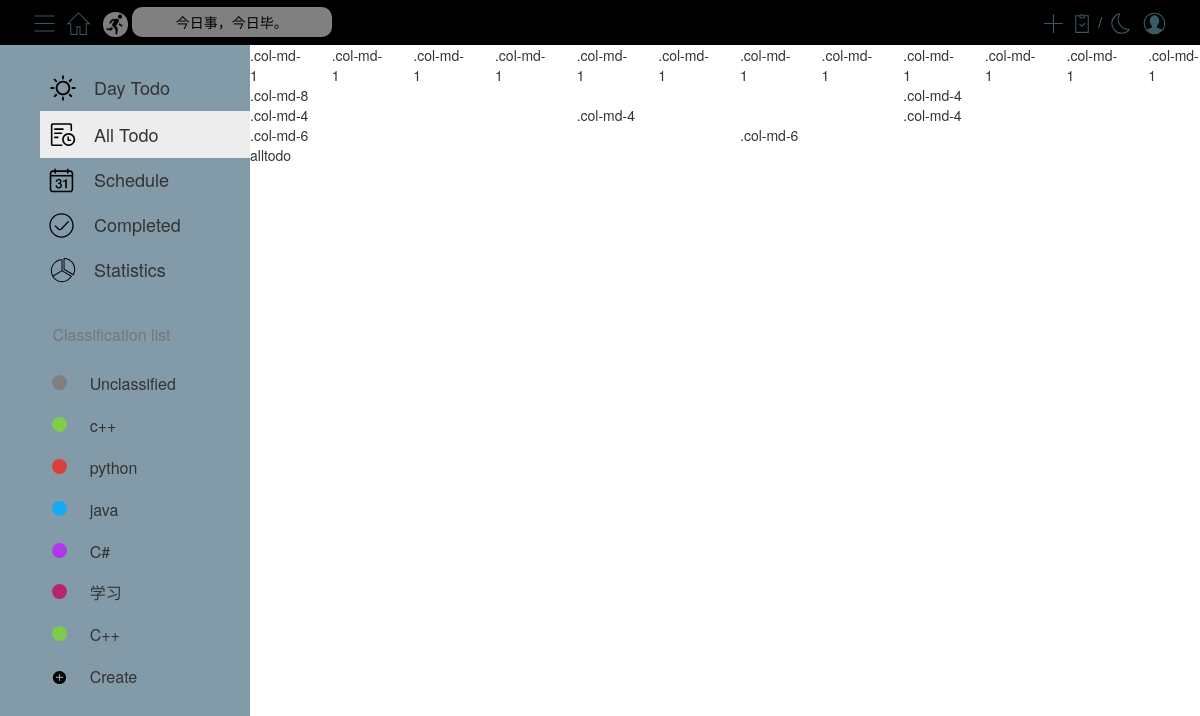
/all/ (signed in), run on an earlier commit of the app's database.
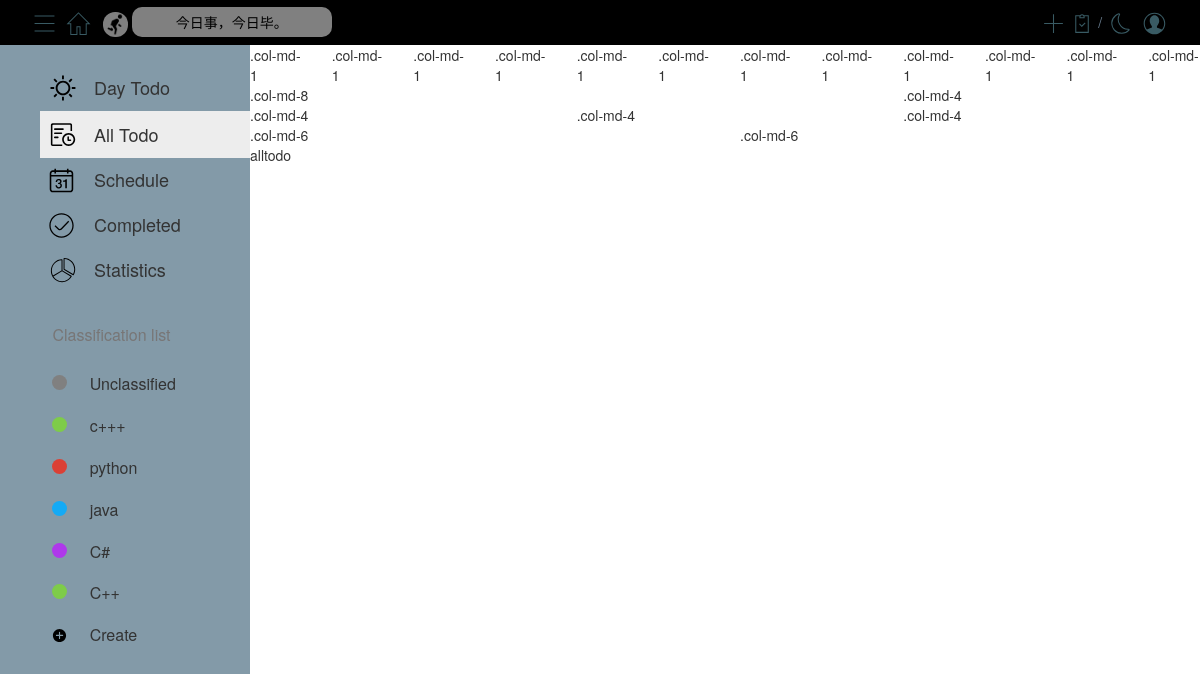
And on a later commit of the database.
### models.py (models this page shows)
class Class(db.Model):
    __tablename__ = 'class'
    cid = db.Column(db.Integer, primary_key=True, autoincrement=True)
    cname = db.Column(db.String(50), nullable=False)
    color = db.Column(db.String(50), nullable=False)
    uid = db.Column(db.Integer, db.ForeignKey('user.uid'), nullable=False)

### blueprints/all.py (the view)
@bp.route('/')
def index():
    if session.get('uid'):
        return render_template('all.html', modules=get_modules())
    else:
        return redirect(url_for('user.login'))

### utils.py (called while the page is built)
def get_modules():
    uid = session.get('uid')
    modules = Class.query.filter_by(uid=uid).all()
    res = []
    for module in modules:
        res.append({'id': module.cid, 'name': module.cname, 'color': module.color})
    return res

### templates/all.html
{% extends "base.html" %}
{% block content %}
  <div class="row">
    <div class="col-md-1">.col-md-1</div>
    <div class="col-md-1">.col-md-1</div>
    <div class="col-md-1">.col-md-1</div>
    <div class="col-md-1">.col-md-1</div>
    <div class="col-md-1">.col-md-1</div>
    <div class="col-md-1">.col-md-1</div>
    <div class="col-md-1">.col-md-1</div>
    <div class="col-md-1">.col-md-1</div>
    <div class="col-md-1">.col-md-1</div>
    <div class="col-md-1">.col-md-1</div>
    <div class="col-md-1">.col-md-1</div>
    <div class="col-md-1">.col-md-1</div>
  </div>
  <div class="row">
    <div class="col-md-8">.col-md-8</div>
    <div class="col-md-4">.col-md-4</div>
  </div>
  <div class="row">
    <div class="col-md-4">.col-md-4</div>
    <div class="col-md-4">.col-md-4</div>
    <div class="col-md-4">.col-md-4</div>
  </div>
  <div class="row">
    <div class="col-md-6">.col-md-6</div>
    <div class="col-md-6">.col-md-6</div>
  </div>
  <div>alltodo</div>
{% endblock %}

### templates/base.html (shortened to what this page needs)
<!DOCTYPE html>
<html lang="en">
<head>
    <link rel="stylesheet" href="../static/bootstrap/bootstrap@3.4.1.min.css">
    <link rel="stylesheet" href="../static/style/base.css">
    <link rel="stylesheet" href="../static/flatpickr/flatpickr.min.css">
    <link id="flatpickrDark" rel="stylesheet" type="text/css" href="">
    <link rel="stylesheet" href="https://cdn.jsdelivr.net/npm/fullcalendar@5.11.3/main.min.css">
    <link rel="stylesheet" type="text/css" href="https://cdn.jsdelivr.net/npm/toastify-js/src/toastify.min.css">
</head>
<body>
<div class="topnav">
    <div class="topnav-left">
        <button>
        </button>
        <button id="home">
        </button>
        <img class="icon" src="../static/icon/run.gif" alt="run.gif"
             style="height: 25px; width: 25px; border-radius: 12px; opacity: 0.5; margin-left: 5px;">
        <div id="saying">今日事，今日毕。</div>
    </div>
    <div class="topnav-right">
        <button data-toggle="modal" data-target="#newTaskModel">
            <svg class="icon" width="25px" height="25px" viewBox="0 0 1024 1024" version="1.1"
                 xmlns="http://www.w3.org/2000/svg">
                <path d="M533.333333 490.666667V128h-42.666666v362.666667H128v42.666666h362.666667v362.666667h42.666666V533.333333h362.666667v-42.666666z"
                      fill="#395B64"/>
            </svg>
        </button>
        <div>
            <div id="numOfCompleted">{{ number_of_completed_tasks}}/{{ number_of_tasks }}</div>
        </div>
        <button id="day-night">
        </button>
        <button data-toggle="modal" data-target="#logout">
        </button>
    </div>
</div>
<div class="below container-fluid">
    <div id="sidebar">
        <table id="sidebar-top-table" class="table table-hover" style="width: 210px;">
            <tr id="today" onclick="location.href={{ url_for('today.index') }};">
                <td>
                </td>
                <td>Day Todo</td>
            </tr>
            <tr id="all" onclick="location.href={{ url_for('all.index') }};">
                <td>
                </td>
                <td>All Todo</td>
            </tr>
            <tr id="schedule" onclick="location.href={{ url_for('schedule.index') }};">
                <td>
                </td>
                <td>Schedule</td>
            </tr>
            <tr id="completed" onclick="location.href={{ url_for('completed.index') }};">
                <td>
                </td>
                <td>Completed</td>
            </tr>
            <tr id="statistics" onclick="location.href={{ url_for('statistics.index') }};">
                <td>
                </td>
                <td>Statistics</td>
            </tr>
        </table>
        <div id="line"></div>
        <div id="sidebar-text">Classification list</div>
        <table id="sidebar-bottom-table" class="table table-hover" style="width: 100%">
            {% for module in modules %}
                <tr class={{ module['name'] }} id={{ module['id'] }}>
                    <th>
                    </th>
                    <th>
                        <div id="ff5106_circle" class="circle"
                             style="background-color: {{ module['color'] }}; border-radius: 50%; width: 15px; height: 15px; position: relative; top: 2px;"></div>
                    </th>
                    <th class="module-name">{{ module['name'] }}</th>
                    <th>
                    </th>
                </tr>
            {% endfor %}
            <tr data-toggle="modal" data-target="#new-module">
                <th></th>
                <th>
                </th>
                <th>Create</th>
                <th></th>
            </tr>
        </table>
    </div>
    <div id="mainContent">{% block content %}{% endblock %}</div>
</div>
</body>
</html>

### static/style/base.css (style rules this page uses)
:root { --color-primary: #D1E7EA; --color-secondary: #F7F7F7; --color-nav-font: rgb(110, 131, 150); --color-nav-sayings-font: rgb(110, 131, 150); --color-main-font: rgb(120, 118, 118); --color-sidebar-line: #e6e4e4; --color-sidebar-clicked: #EDEDED; --color-modal-content: #ffffff; }
.topnav { background-color: var(--color-primary); height: 45px; overflow: hidden; transition: all 0.4s; }
.topnav div { display: inline-block; }
.topnav-left { float: left; padding-left: 30px; line-height: 45px; }
.topnav-right { float: right; padding-right: 30px; line-height: 45px; display: inline-block; }
.topnav-left button { width: 30px; height: 30px; line-height: 30px; }
.topnav-right button { width: 30px; height: 30px; line-height: 30px; }
.topnav button { border-radius: 20%; background-color: var(--color-primary); border: none; position: relative; top: 7.5px; transition: all .4s; }
.topnav-left .icon { margin-left: -4px; }
.topnav-right .icon { margin-left: -4px; }
#saying { width: 200px; line-height: 30px; color: var(--color-nav-sayings-font); background-color: rgba(255, 255, 255, 0.5); border-radius: 10px; text-align: center; transition: all 0.4s; }
#numOfCompleted { color: var(--color-nav-font); }
#numOfCompleted-icon { position: relative; top: 7.5px; }
.below { display: flex; padding-left: 0; padding-right: 0; padding-bottom: 0; flex-direction: row; }
#sidebar { width: 250px; height: calc(100vh - 45px); background-color: var(--color-secondary); transition: all 0.5s; padding-top: 20px; position: fixed; left: 0px; z-index: 1; display: flex; flex-direction: column; overflow-y: scroll; overflow-x: hidden; }
#sidebar-top-table { position: relative; left: 40px; }
#sidebar-top-table tr td { border: 0px; font-size: 18px; vertical-align: middle; }
#sidebar-top-table tr td:first-child { width: 30px; }
#sidebar-text { font-size: 16px; color: var(--color-main-font); margin-bottom: 8px; position: relative; left: 52.4px; display: flex; }
#line { width: 100%; height: 1px; background-color: var(--color-sidebar-line); margin-bottom: 10px; }
#sidebar-bottom-table { margin-top: 10px; }
#sidebar-bottom-table tr { height: 35px; }
#sidebar-bottom-table tr th { font-size: 16px; font-weight: 400; border: none; }
tr.on td { background-color: var(--color-sidebar-clicked); transition: all 0.5s; }
#mainContent { margin-left: 250px; width: calc(100% - 250px); height: calc(100vh - 45px); transition: all 0.5s; overflow-y: scroll; }

What changed in the data, as far as the page shows it:
removed Class: name "学习"
changed Class (number 2 of 6 on the later page): name "c++" → "c+++"
